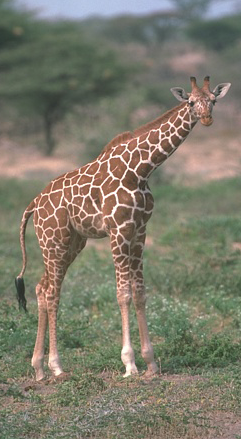
%> input picture 7/Original_image/giraffe.png, 241 x 439 px
$ octave Untitled6.m   (GNU Octave 9; MATLAB toolbox functions it lacks are replaced by stand-ins)
%> lines starting %> are read from the running program, lines starting %| are printed output that depends on the picture
%% Clear everything
clear all; close all; clc;
%% Download image
Giraffe = imread('giraffe.png');
%> Giraffe is the input picture: size 439x241x3 uint8; mean R, G, B 125.8, 122.8, 107.1
Grain = imread('grain.jpg');
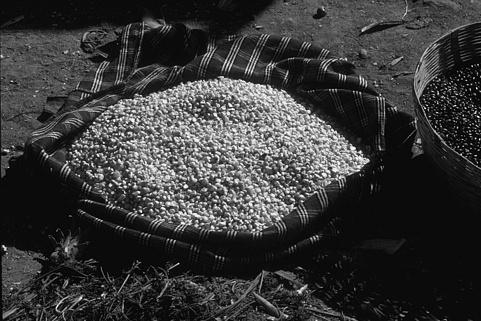
%> input picture 7/Original_image/grain.jpg, 481 x 321 px
%> Grain is the input picture: size 321x481 uint8; min 0, max 255, mean 56.3
%% Histogramming and Thresholding
input_image = double( rgb2gray(Giraffe) );
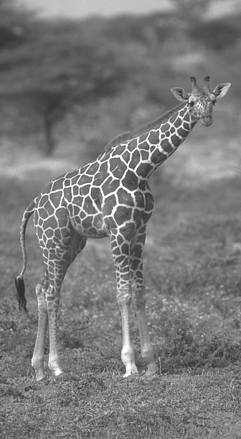
%> input_image: size 439x241 double; min 43, max 255, mean 121.9
% [Average,Variance] = GMM(input_image,0.1,5);
bin = 0:1:255;
distriubution = hist(input_image(:),bin);
%> distriubution = 256 values, max 1974 at index 118, min 0 at index 1, mean 413.3
distriubution = distriubution/sum(distriubution);
%> distriubution = 256 values, max 0.0187 at index 118, min 0 at index 1, mean 0.00391

figure(1)
hold on;
plot(bin,distriubution)
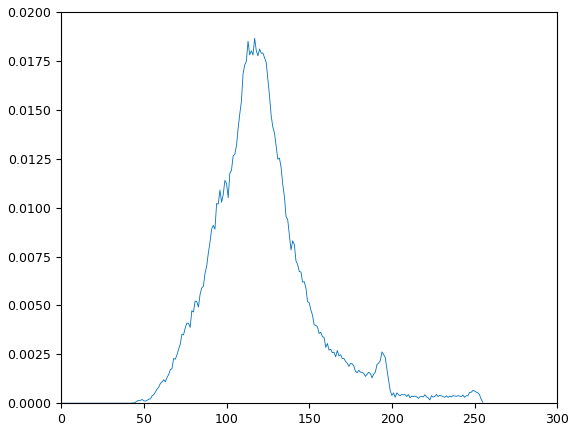
%> figure redrawn from the program's plot data; curve peaks at x = 117, y = 0.0187

% [11 lines of commented-out code are left out]


% [43 lines left out: functions histogram_threshold, Threshold, is_localmax, not called in this run]


function output = Gaussian(bin,Average,variance)
    output = 1/sqrt(2*pi*variance)*exp(-(bin-Average).^2/(variance*2));
end

% [65 lines left out: functions GMM, Ostu, not called in this run]
